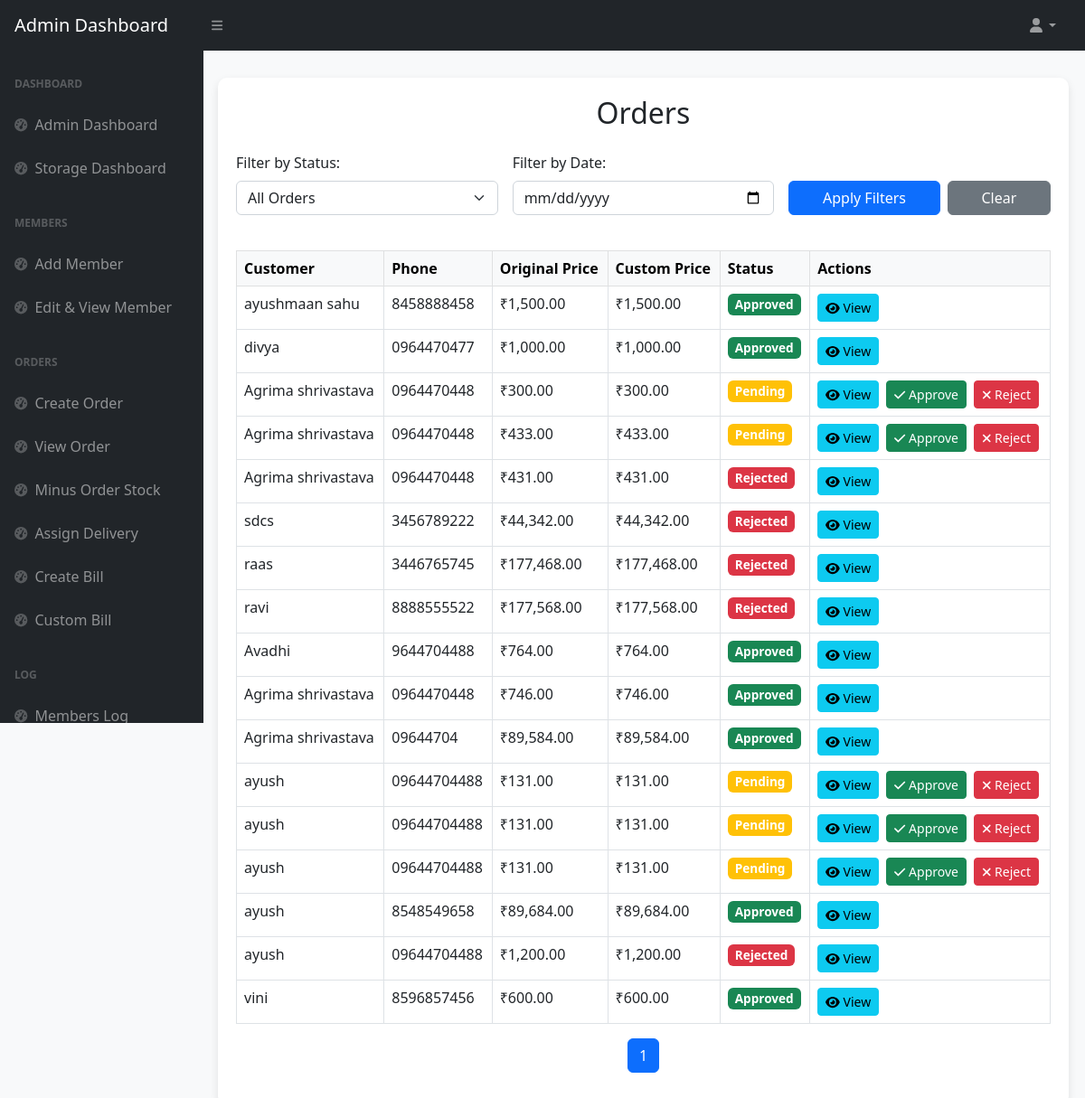
/admin_dashboard/admin_orders.php (signed in), run on the app's committed database.
### tables this page shows
CREATE TABLE `orders` (
  `order_id` int(11) NOT NULL,
  `order_date` datetime DEFAULT current_timestamp(),
  `customer_id` int(11) DEFAULT NULL,
  `total_amount` decimal(10,2) NOT NULL,
  `discounted_amount` decimal(10,2) DEFAULT NULL,
  `final_amount` decimal(10,2) DEFAULT NULL,
  `transport_rent` decimal(10,2) DEFAULT 0.00,
  `stock_done` tinyint(1) DEFAULT 0,
  `deleted` tinyint(1) DEFAULT 0
);

CREATE TABLE `customers` (
  `customer_id` int(11) NOT NULL,
  `name` varchar(100) NOT NULL,
  `phone_no` varchar(15) NOT NULL,
  `email` varchar(255) DEFAULT NULL,
  `address` text DEFAULT NULL,
  `city` varchar(100) DEFAULT NULL,
  `created_at` datetime DEFAULT current_timestamp()
);

### admin_dashboard/admin_orders.php (the view, shortened to what this page needs)
<?php
include "admin_header.php";
include '../db_connect.php';
$status_filter = isset($_GET['status']) ? $_GET['status'] : 'all';
$date_filter = isset($_GET['date']) ? $_GET['date'] : '';
$limit =20;
$page = isset($_GET['page']) ? max(1, intval($_GET['page'])) : 1;
$offset = ($page - 1) * $limit;
$count_sql = "SELECT COUNT(DISTINCT o.order_id) as total
        FROM orders o
        JOIN customers c ON o.customer_id = c.customer_id
        JOIN pending_orders po ON o.order_id = po.order_id
        WHERE 1=1";
$count_result = $mysqli->query($count_sql);
$total_items = $count_result ? $count_result->fetch_assoc()['total'] : 0;
$total_pages = $total_items > 0 ? ceil($total_items / $limit) : 1;
$sql = "SELECT DISTINCT o.order_id, c.name AS customer_name, c.phone_no, o.total_amount,
                (SELECT SUM(custom_price) FROM pending_orders WHERE order_id = o.order_id) AS custom_total,
                po.approved, o.order_date
        FROM orders o
        JOIN customers c ON o.customer_id = c.customer_id
        JOIN pending_orders po ON o.order_id = po.order_id
        WHERE 1=1";
$sql .= " ORDER BY o.order_date DESC LIMIT $limit OFFSET $offset";
$result = $mysqli->query($sql);
?>
<!DOCTYPE html>
<html lang="en">
<head>
    <link href="../css/styles.css" rel="stylesheet" />
    <link href="https://cdn.jsdelivr.net/npm/simple-datatables@7.1.2/dist/style.min.css" rel="stylesheet" />
    <link href="https://cdn.jsdelivr.net/npm/bootstrap@5.2.3/dist/css/bootstrap.min.css" rel="stylesheet"/>
</head>
<body class="sb-nav-fixed">
    <div id="layoutSidenav_content">
        <main>
            <div class="container-fluid m-1">
                <div class="container-box">
                    <h2 class="text-center mb-4">Orders</h2>
                    <div class="filter-section mb-4">
                        <form method="GET" action="">
                            <div class="row g-3">
                                <div class="col-md-4 col-12">
                                    <label for="status" class="form-label">Filter by Status:</label>
                                    <select class="form-select" name="status" id="status">
                                        <option value="all" <?= $status_filter === 'all' ? 'selected' : '' ?>>All Orders</option>
                                    </select>
                                </div>
                                <div class="col-md-4 col-12">
                                    <label for="date" class="form-label">Filter by Date:</label>
                                    <input type="date" class="form-control" name="date" id="date" value="<?= $date_filter ?>">
                                </div>
                                <div class="col-md-4 col-12 d-flex align-items-end">
                                    <button type="submit" class="btn btn-primary me-2 flex-grow-1">Apply Filters</button>
                                    <a href="?" class="btn btn-secondary flex-grow-1">Clear</a>
                                </div>
                            </div>
                        </form>
                    </div>
                    <div class="table-responsive table-container">
                        <table class="table table-bordered table-hover">
                            <thead class="table-light">
                                <tr>
                                    <th>Customer</th>
                                    <th>Phone</th>
                                    <th>Original Price</th>
                                    <th>Custom Price</th>
                                    <th>Status</th>
                                    <th>Actions</th>
                                </tr>
                            </thead>
                            <tbody>
                                <?php while ($row = $result->fetch_assoc()): ?>
                                    <tr id="orderRow-<?= $row['order_id'] ?>">
                                        <td><?= htmlspecialchars($row['customer_name']) ?></td>
                                        <td><?= htmlspecialchars($row['phone_no']) ?></td>
                                        <td>₹<?= number_format($row['total_amount'], 2) ?></td>
                                                                                <td>₹<?= number_format($row['custom_total'], 2) ?></td>
                                        <td>
                                            <?php if ($row['approved'] == 0): ?>
                                                <span class="badge bg-warning">Pending</span>
                                            <?php elseif ($row['approved'] == 1): ?>
                                                <span class="badge bg-success">Approved</span>
                                            <?php elseif ($row['approved'] == -1): ?>
                                                <span class="badge bg-danger">Rejected</span>
                                            <?php endif; ?>
                                        </td>
                                        <td>
                                            <div class="d-flex flex-wrap gap-2">
                                                <button class="btn btn-info btn-sm" onclick="viewProducts(<?= $row['order_id'] ?>)">
                                                    <i class="fas fa-eye"></i> View
                                                </button>
                                                <?php if ($row['approved'] == 0): ?>
                                                    <button class="btn btn-success btn-sm approve-btn" onclick="approveOrder(<?= $row['order_id'] ?>, this)">
                                                        <i class="fas fa-check"></i> Approve
                                                    </button>
                                                    <button class="btn btn-danger btn-sm reject-btn" onclick="rejectOrder(<?= $row['order_id'] ?>, this)">
                                                        <i class="fas fa-times"></i> Reject
                                                    </button>
                                                <?php endif; ?>
                                            </div>
                                        </td>
                                    </tr>
                                <?php endwhile; ?>
                            </tbody>
                        </table>
                        <nav aria-label="Page navigation">
                            <ul class="pagination justify-content-center mt-3">
                                <?php
                                $queryString = $_GET;
                                unset($queryString['page']);
                                $baseUrl = strtok($_SERVER["REQUEST_URI"], '?');
                                $queryStr = http_build_query($queryString);
                                $pageUrl = $baseUrl . ($queryStr ? '?' . $queryStr . '&' : '?') . 'page=';
                                ?>
                                <?php for ($i = 1; $i <= $total_pages; $i++): ?>
                                    <li class="page-item <?= $i == $page ? 'active' : '' ?>">
                                        <a class="page-link" href="<?= $pageUrl . $i ?>"><?= $i ?></a>
                                    </li>
                                <?php endfor; ?>
                            </ul>
                        </nav>
                    </div>
                </div>
            </div>
        </main>
    </div>
</body>
</html>

### admin_dashboard/admin_orders.php (style rules this page uses)
body { background-color: #f8f9fa; }
#layoutSidenav_content { padding: 10px; }
.container-box { width: 100%; background: white; padding: 20px; border-radius: 10px; box-shadow: 0px 4px 10px rgba(0, 0, 0, 0.1); margin-top: 20px; }
.table-responsive { overflow-x: auto; -webkit-overflow-scrolling: touch; }
.table { min-width: 600px; }
.filter-section .row > div { margin-bottom: 15px; }
.badge { font-size: 0.85rem; padding: 5px 8px; }

### data on the page
orders: customer.name "ayushmaan sahu", customer.phone_no "8458888458", total_amount "1,500.00", custom_total "1,500.00", shows "Approved"
orders: customer.name "divya", customer.phone_no "0964470477", total_amount "1,000.00", custom_total "1,000.00", shows "Approved"
orders: customer.name "Agrima shrivastava", customer.phone_no "0964470448", total_amount "300.00", custom_total "300.00", shows "Pending"
orders: customer.name "Agrima shrivastava", customer.phone_no "0964470448", total_amount "433.00", custom_total "433.00", shows "Pending"
orders: customer.name "Agrima shrivastava", customer.phone_no "0964470448", total_amount "431.00", custom_total "431.00", shows "Rejected"
orders: customer.name "sdcs", customer.phone_no "3456789222", total_amount "44,342.00", custom_total "44,342.00", shows "Rejected"
orders: customer.name "raas", customer.phone_no "3446765745", total_amount "177,468.00", custom_total "177,468.00", shows "Rejected"
orders: customer.name "ravi", customer.phone_no "8888555522", total_amount "177,568.00", custom_total "177,568.00", shows "Rejected"
orders: customer.name "Avadhi", customer.phone_no "9644704488", total_amount "764.00", custom_total "764.00", shows "Approved"
orders: customer.name "Agrima shrivastava", customer.phone_no "0964470448", total_amount "746.00", custom_total "746.00", shows "Approved"
orders: customer.name "Agrima shrivastava", customer.phone_no "09644704", total_amount "89,584.00", custom_total "89,584.00", shows "Approved"
orders: customer.name "ayush", customer.phone_no "09644704488", total_amount "131.00", custom_total "131.00", shows "Pending"
orders: customer.name "ayush", customer.phone_no "09644704488", total_amount "131.00", custom_total "131.00", shows "Pending"
orders: customer.name "ayush", customer.phone_no "09644704488", total_amount "131.00", custom_total "131.00", shows "Pending"
orders: customer.name "ayush", customer.phone_no "8548549658", total_amount "89,684.00", custom_total "89,684.00", shows "Approved"
orders: customer.name "ayush", customer.phone_no "09644704488", total_amount "1,200.00", custom_total "1,200.00", shows "Rejected"
orders: customer.name "vini", customer.phone_no "8596857456", total_amount "600.00", custom_total "600.00", shows "Approved"
